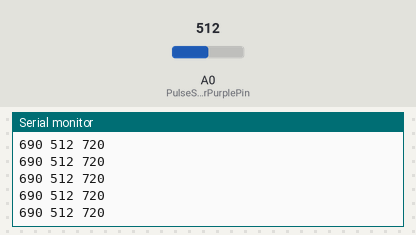
This sketch was run on a simulated Arduino Uno, built with avr-gcc and run on an emulated ATmega328P. Parts: the last lines printed to the serial monitor. The inputs (shaded band) are chosen by the test bench; at power-on: A0 (PulseSensorPurplePin) = 512.

Above: at 1.2 s.
1.3 s: A0 (PulseSensorPurplePin) set to 984
At 2.4 s:
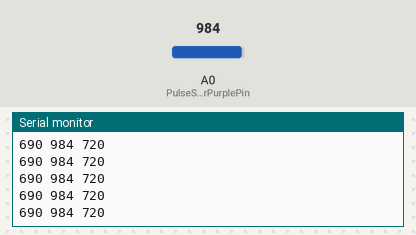
4.3 s: A0 (PulseSensorPurplePin) set to 1012
At 4.9 s:
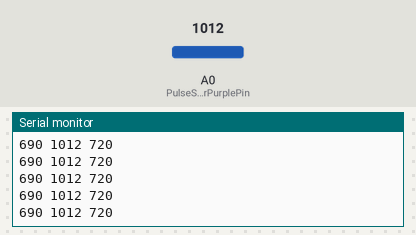
Timing chart, 0 to 7.3 s (numbered marks = the images above; inputs shaded):
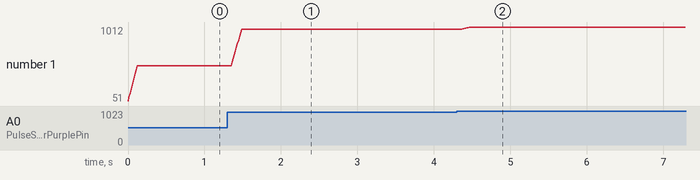

The sketch:

d1-hello-pulsesensor.ino
```cpp
// Wemos D1 Mini Pro pins
#define BUILTIN_LED 2
#define D0 16
#define D1 5
#define D2 4
#define D3 0
#define D4 2
#define D5 14
#define D6 12
#define D7 13
#define D8 15
#define D9 3
#define D10 1

const int numReadings = 10;

int readings[numReadings];      // the readings from the analog input
int readIndex = 0;              // the index of the current reading
int total = 0;                  // the running total
int average = 0;                // the average

int PulseSensorPurplePin = A0;        // Pulse Sensor PURPLE WIRE connected to ANALOG PIN 0
int Signal;                // holds the incoming raw data. Signal value can range from 0-1024
int Threshold = 710;            // Determine which Signal to "count as a beat", and which to ingore.

void setup() {
  Serial.begin(9600);         // Set's up Serial Communication at certain speed.
  for (int thisReading = 0; thisReading < numReadings; thisReading++) {
    readings[thisReading] = 0;
  }
}

void loop() {
  Signal = analogRead(PulseSensorPurplePin);

  // subtract the last reading:
  total = total - readings[readIndex];
  // read from the sensor:
  readings[readIndex] = Signal;
  // add the reading to the total:
  total = total + readings[readIndex];
  // advance to the next position in the array:
  readIndex = readIndex + 1;

  // if we're at the end of the array...
  if (readIndex >= numReadings) {
    // ...wrap around to the beginning:
    readIndex = 0;
  }

  // calculate the average:
  average = total / numReadings;
  // send it to the computer as ASCII digits
  Serial.print("690 ");
  Serial.print(average);
  Serial.println(" 720");

  delay(10);


}
```

Measured:
- after the input at 1.3 s, the serial monitor: prints a new line after 0.06 s (image 1)
- after the input at 4.3 s, the serial monitor: prints a new line after 0.07 s (image 2)
- plotted number 1: 512 → 984 after the input at 1.3 s, 984 → 1012 after the input at 4.3 s
